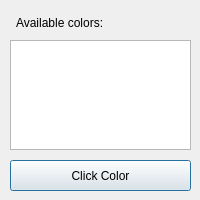
<?xml version="1.0" encoding="UTF-8"?>
<ui version="4.0">
 <class>Click_ColorUI</class>
 <widget class="QDialog" name="Click_ColorUI">
  <property name="geometry">
   <rect>
    <x>0</x>
    <y>0</y>
    <width>200</width>
    <height>200</height>
   </rect>
  </property>
  <property name="minimumSize">
   <size>
    <width>200</width>
    <height>200</height>
   </size>
  </property>
  <property name="maximumSize">
   <size>
    <width>200</width>
    <height>200</height>
   </size>
  </property>
  <property name="windowTitle">
   <string>Dialog</string>
  </property>
  <widget class="QListWidget" name="colors_ListWidget">
   <property name="geometry">
    <rect>
     <x>10</x>
     <y>40</y>
     <width>181</width>
     <height>110</height>
    </rect>
   </property>
   <property name="toolTip">
    <string>A list of all the available colors</string>
   </property>
  </widget>
  <widget class="QLabel" name="label">
   <property name="geometry">
    <rect>
     <x>16</x>
     <y>12</y>
     <width>141</width>
     <height>21</height>
    </rect>
   </property>
   <property name="text">
    <string>Available colors:</string>
   </property>
  </widget>
  <widget class="QPushButton" name="click_color_PushButton">
   <property name="geometry">
    <rect>
     <x>10</x>
     <y>160</y>
     <width>181</width>
     <height>31</height>
    </rect>
   </property>
   <property name="toolTip">
    <string>This will make the application click on the selected color in the in-game palette</string>
   </property>
   <property name="text">
    <string>Click Color</string>
   </property>
  </widget>
 </widget>
 <resources/>
 <connections/>
</ui>
